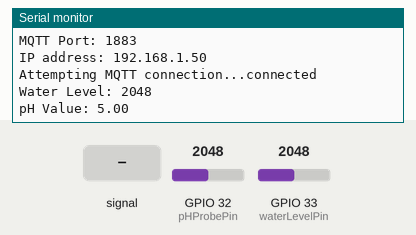
Simulated run of this sketch. Board: ESP32. Parts: the last lines printed to the serial monitor. Inputs (shaded band) come from the test bench; at power-on: GPIO 33 (waterLevelPin) = 2048, GPIO 32 (pHProbePin) = 2048. WiFi joins after 1.5 s; servers stay silent unless stated; no MQTT or app messages arrive unless stated.

Above: at 3.2 s.
3.3 s: GPIO 32 (pHProbePin) fed a 200 Hz sine of ±1023 counts around its level
At 7.6 s:
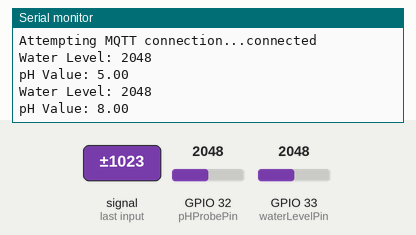
8.9 s: GPIO 33 (waterLevelPin) set to 2866
At 12.7 s:
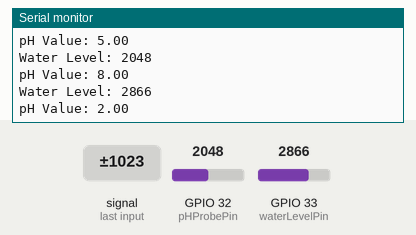
14.5 s: GPIO 32 (pHProbePin) set to 3603
At 17.7 s:
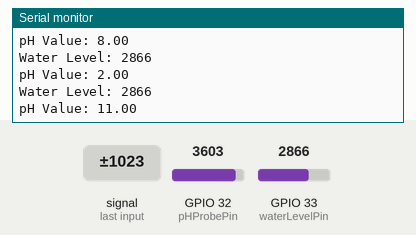
20.1 s: GPIO 32 (pHProbePin) set to 4095
At 22.8 s:
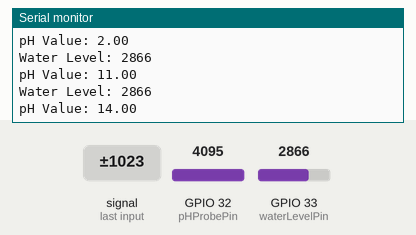
25.7 s: GPIO 33 (waterLevelPin) set to 3603
At 27.9 s:
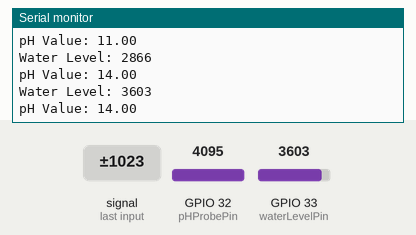
Timing chart, 0 to 29.4 s (numbered marks = the images above; inputs shaded):
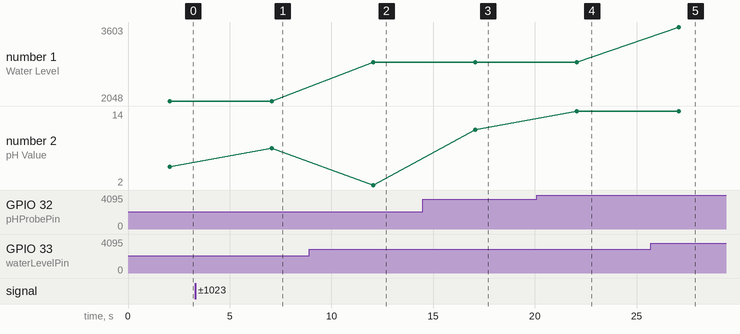

Measured:
- after the input at 3.3 s, the serial monitor: prints a new line after 3.8 s (image 1)
- after the input at 8.9 s, the serial monitor: prints a new line after 3.2 s (image 2)
- after the input at 14.5 s, the serial monitor: prints a new line after 2.6 s (image 3)
- after the input at 20.1 s, the serial monitor: prints a new line after 2.0 s (image 4)
- after the input at 25.7 s, the serial monitor: prints a new line after 1.4 s (image 5)
- plotted number 1: 2048 → 2866 after the input at 8.9 s, 2866 → 3603 after the input at 25.7 s
- plotted number 2: 5 → 8 after the input at 3.3 s, 2 → 11 after the input at 14.5 s, 11 → 14 after the input at 20.1 s

The sketch:

VERTICAL_FARMING.ino
```cpp
#include <WiFi.h>
#include <PubSubClient.h>

// Update the following constants with your MQTT broker information
const char* mqttServer = "10.39.63.26";
const int mqttPort = 1883;
const char* mqttUsername = "your_username";
const char* mqttPassword = "1234";
const char* clientId = "esp32-client";

// Water level sensor
const int waterLevelPin = 33; // Pin connected to water level sensor
const int maxWaterLevel = 4095; // Maximum water level threshold
const int minWaterLevel = 0; // Minimum water level threshold

// pH electrode probe
const int pHProbePin = 32; // Pin connected to pH electrode probe
const int pHRange = 1; // Range within which pH is considered balanced

// Wi-Fi credentials
const char* ssid = "Redmi Note 7";
const char* password = "12345678";

WiFiClient espClient;
PubSubClient client(espClient);

void reconnect() {
  // Loop until we're reconnected to the MQTT broker or timeout occurs
  unsigned long startTime = millis();
  while (!client.connected() && millis() - startTime < 10000) {
    Serial.print("Attempting MQTT connection...");
    if (client.connect(clientId, mqttUsername, mqttPassword)) {
      Serial.println("connected");
    } else {
      Serial.print("failed, rc=");
      Serial.print(client.state());
      Serial.println(" retrying in 5 seconds");
      delay(5000);
    }
  }
}


void setup() {
  Serial.begin(115200); // Initialize serial communication for debugging

  // Enable MQTT debugging
  // client.setDebug(true);

  // Connect to Wi-Fi
  WiFi.begin(ssid, password);
  while (WiFi.status() != WL_CONNECTED) {
    delay(1000);
    Serial.println("Connecting to Wi-Fi...");
  }
  Serial.println("Connected to Wi-Fi");

  // Set MQTT server and port
  client.setServer(mqttServer, mqttPort);

  // Print the MQTT server and port information
  Serial.print("MQTT Server: ");
  Serial.println(mqttServer);
  Serial.print("MQTT Port: ");
  Serial.println(mqttPort);

  // Print the ESP-WROOM-32 IP address
  Serial.print("IP address: ");
  Serial.println(WiFi.localIP());
}

void loop() {
  if (!client.connected()) {
    reconnect();
  }
  client.loop();

  // Read water level
  int waterLevel = analogRead(waterLevelPin);
  waterLevel = constrain(waterLevel, minWaterLevel, maxWaterLevel);
  Serial.print("Water Level: ");
  Serial.println(waterLevel);

  // Publish water level data to MQTT topic
  String waterLevelTopic = "sensors/water-level";
  String waterLevelPayload = String(waterLevel);
  client.publish(waterLevelTopic.c_str(), waterLevelPayload.c_str());

  // Read pH value
  float voltage = analogRead(pHProbePin) * (5 / 4095.0);
  float pHValue = map(voltage, 0.0, 5, 0.0, 14.0);
  Serial.print("pH Value: ");
  Serial.println(pHValue);

  // Publish pH value to MQTT topic
  String pHValueTopic = "sensors/pH-value";
  String pHValuePayload = String(pHValue);
  client.publish(pHValueTopic.c_str(), pHValuePayload.c_str());

  delay(5000); // Publish sensor data every 5 seconds
}
```
